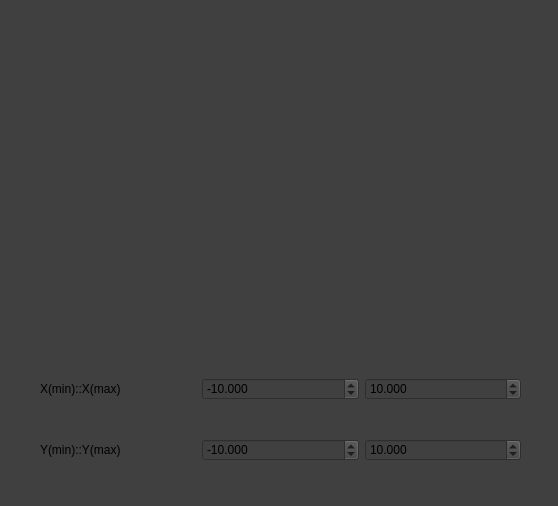
<?xml version="1.0" encoding="UTF-8"?>
<ui version="4.0">
 <class>GraphWindow</class>
 <widget class="QDialog" name="GraphWindow">
  <property name="geometry">
   <rect>
    <x>0</x>
    <y>0</y>
    <width>558</width>
    <height>506</height>
   </rect>
  </property>
  <property name="windowTitle">
   <string>Dialog</string>
  </property>
  <property name="styleSheet">
   <string notr="true">background-color: rgb(65, 64, 65);</string>
  </property>
  <widget class="QCustomPlot" name="widget" native="true">
   <property name="geometry">
    <rect>
     <x>10</x>
     <y>10</y>
     <width>531</width>
     <height>311</height>
    </rect>
   </property>
  </widget>
  <widget class="QWidget" name="layoutWidget">
   <property name="geometry">
    <rect>
     <x>40</x>
     <y>345</y>
     <width>481</width>
     <height>151</height>
    </rect>
   </property>
   <layout class="QHBoxLayout" name="horizontalLayout_3">
    <item>
     <layout class="QVBoxLayout" name="verticalLayout">
      <item>
       <layout class="QHBoxLayout" name="horizontalLayout_2">
        <item>
         <widget class="QLabel" name="label_4">
          <property name="text">
           <string>X(min)::X(max)</string>
          </property>
         </widget>
        </item>
        <item>
         <widget class="QDoubleSpinBox" name="d_f_1">
          <property name="readOnly">
           <bool>false</bool>
          </property>
          <property name="specialValueText">
           <string/>
          </property>
          <property name="showGroupSeparator" stdset="0">
           <bool>false</bool>
          </property>
          <property name="decimals">
           <number>3</number>
          </property>
          <property name="minimum">
           <double>-1000000.000000000000000</double>
          </property>
          <property name="maximum">
           <double>1000000.000000000000000</double>
          </property>
          <property name="value">
           <double>-10.000000000000000</double>
          </property>
         </widget>
        </item>
        <item>
         <widget class="QDoubleSpinBox" name="d_f_2">
          <property name="decimals">
           <number>3</number>
          </property>
          <property name="minimum">
           <double>-1000000.000000000000000</double>
          </property>
          <property name="maximum">
           <double>1000000.000000000000000</double>
          </property>
          <property name="value">
           <double>10.000000000000000</double>
          </property>
         </widget>
        </item>
       </layout>
      </item>
      <item>
       <layout class="QHBoxLayout" name="horizontalLayout">
        <item>
         <widget class="QLabel" name="label_3">
          <property name="text">
           <string>Y(min)::Y(max)</string>
          </property>
         </widget>
        </item>
        <item>
         <widget class="QDoubleSpinBox" name="e_f_1">
          <property name="decimals">
           <number>3</number>
          </property>
          <property name="minimum">
           <double>-1000000.000000000000000</double>
          </property>
          <property name="maximum">
           <double>1000000.000000000000000</double>
          </property>
          <property name="value">
           <double>-10.000000000000000</double>
          </property>
         </widget>
        </item>
        <item>
         <widget class="QDoubleSpinBox" name="e_f_2">
          <property name="decimals">
           <number>3</number>
          </property>
          <property name="minimum">
           <double>-1000000.000000000000000</double>
          </property>
          <property name="maximum">
           <double>1000000.000000000000000</double>
          </property>
          <property name="value">
           <double>10.000000000000000</double>
          </property>
         </widget>
        </item>
       </layout>
      </item>
     </layout>
    </item>
   </layout>
  </widget>
 </widget>
 <customwidgets>
  <customwidget>
   <class>QCustomPlot</class>
   <extends>QWidget</extends>
   <header>QcustomLibrary/qcustomplot.h</header>
   <container>1</container>
  </customwidget>
 </customwidgets>
 <resources/>
 <connections/>
</ui>
